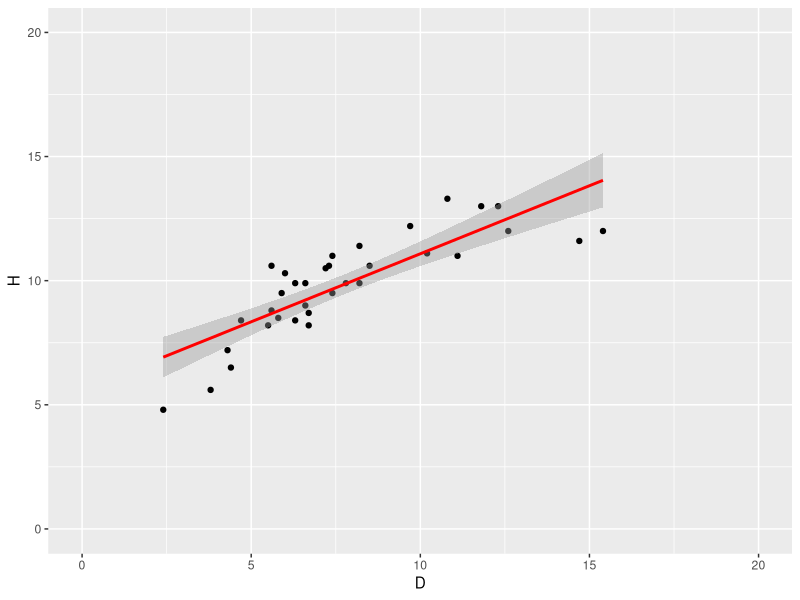
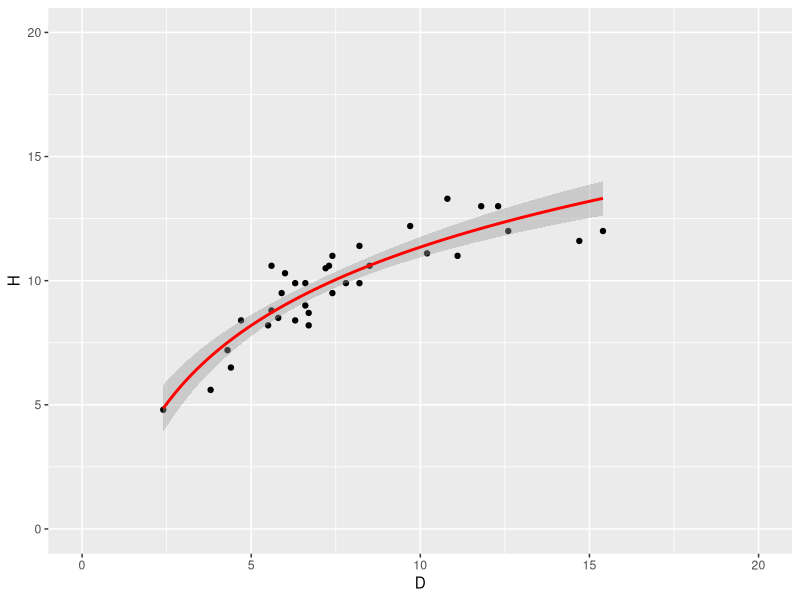
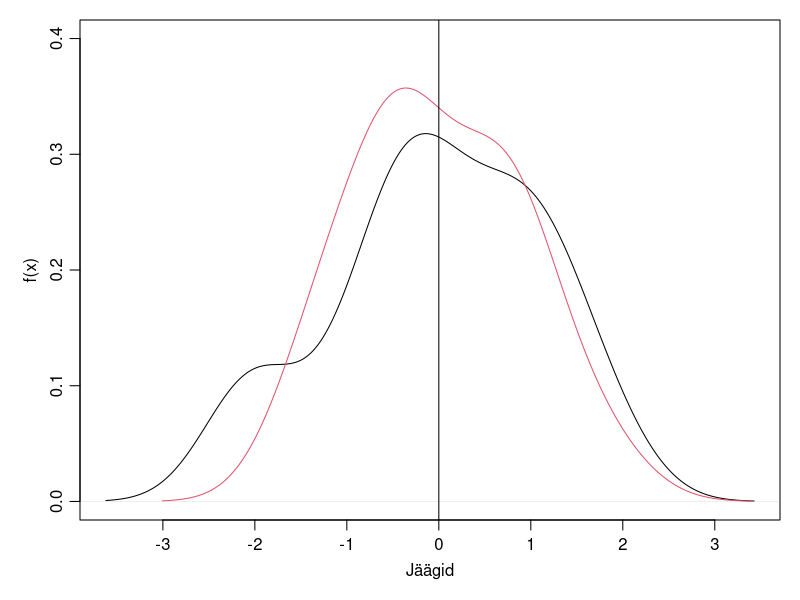
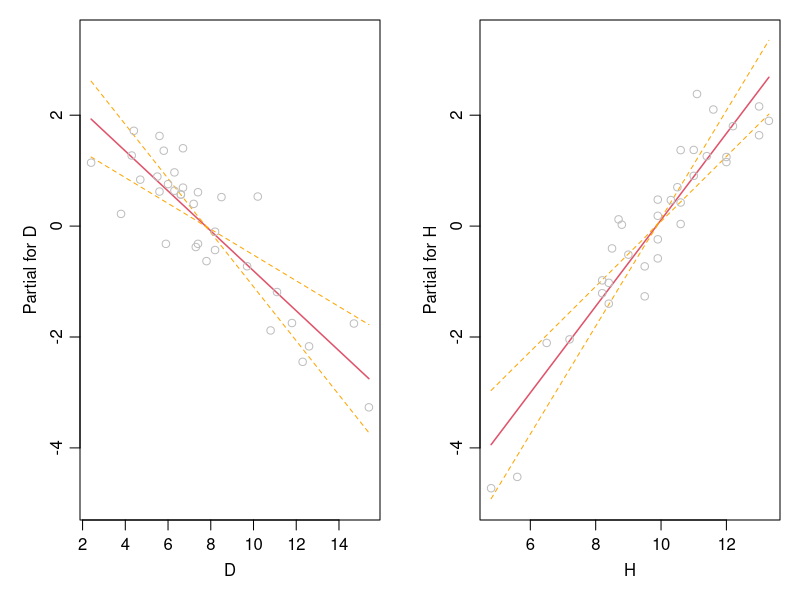

Here is the R script that generated these plots, in order:
## ---- chunk 1
# Laadi alla 'readxl' pakett, et lugeda Exceli faili
library(readxl)

# Loe andmed Exceli failist ja konkreetselt töölehelt
andmed <- read_excel("data/naited.xlsx", sheet = "MA")

# Vaata, kuidas andmed välja näevad ja kontrolli veergude nimesid
head(andmed)

## ---- chunk 2
# Lineaarse regressiooni mudeli loomine
# Valem H = f(D) tähendab, et H on sõltuv muutuja ja D on sõltumatu muutuja.
# R-is tähistatakse seda valemit kujul H ~ D
lm_1 <- lm(H ~ D, data = andmed)

# Mudeli kokkuvõtte kuvamine
summary(lm_1)
## ---- chunk 3
library(ggplot2)
# Joonista punktgraafik koos regressioonisirgega
ggplot(andmed, aes(x = D, y = H)) +
  geom_point() + # Lisa punktid andmete jaoks
  geom_smooth(method = "lm", se = TRUE, color="red") +
    xlim(0, 20) + ylim(0, 20)

## ---- chunk 4
# Lineaarse regressiooni mudeli loomine
# R-is tähistatakse seda valemit kujul H ~ log(D)
summary(lm_2 <- lm(H ~ log(D), data = andmed))
## ---- chunk 5
library(ggplot2)
# Joonista punktgraafik koos regressioonisirgega
ggplot(andmed, aes(x = D, y = H)) +
  geom_point() + # Lisa punktid andmete jaoks
  geom_smooth(method = "lm", formula = y~log(x),  se = TRUE, color="red") +
  xlim(0, 20) + ylim(0, 20)

## ---- chunk 6
(aov_1 <- anova(lm_1, lm_2))
## ---- chunk 7
par(mar=c(4,4,1,1), mgp=c(2, 0.7, 0))
plot(density(resid(lm_1), bw = 0.5), ylim=c(0, 0.4), main="", xlab="Jäägid", ylab="f(x)")
lines(density(resid(lm_2), bw = 0.5), col = 2)
abline(v = 0)
## ---- chunk 8
(sh_tst_1 <- shapiro.test(resid(lm_1)))
## ---- chunk 9
summary(lm_3 <- lm(HV~D+H, andmed))
## ---- chunk 10
anova(lm_3)
## ---- chunk 11
# Koostame täiendava mudeli, mis sõltub ainult kõrgusest
lm_4 <- lm(HV~H, andmed)
# Võrdleme kahte mudelit omavahel
aov_2 <- anova(lm_4, lm_3)
## ---- chunk 12
par(mfcol=c(1,2), mar=c(4,4,1,1), mgp=c(2, 0.7, 0))
termplot(lm_3, partial.resid = T, se=T)
## ---- chunk 13
cor(andmed[,c("D","H", "HV")])

